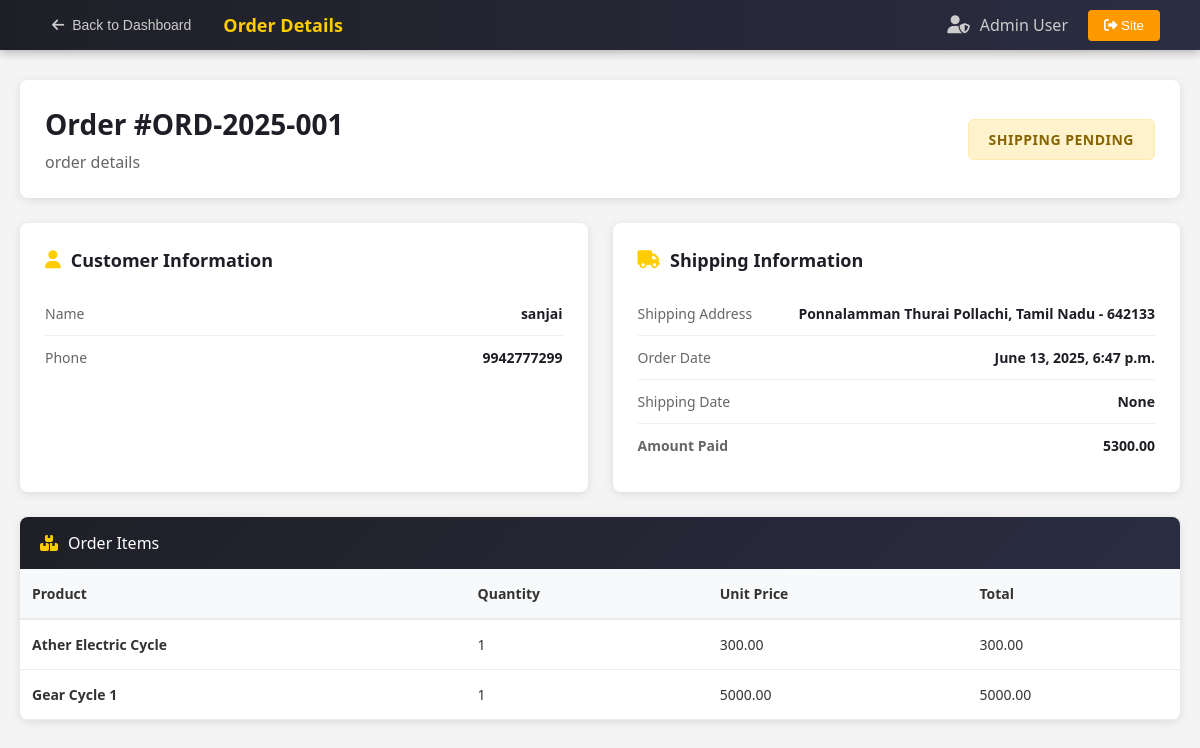
The app's page /payment/order_view/6 (signed in), older data.
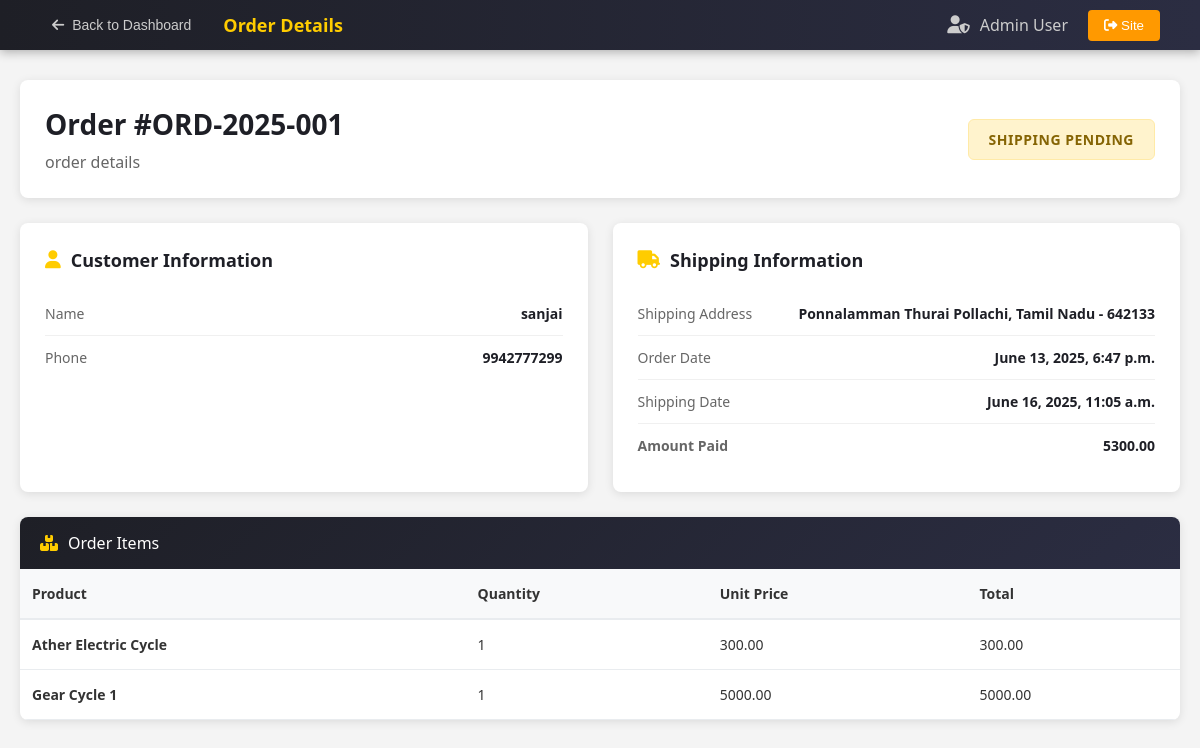
The same page, newer data.
### payment/models.py (models this page shows, shortened)
class Order(models.Model):
    user = models.ForeignKey(User, on_delete=models.CASCADE, null=True, blank=True)
    full_name = models.CharField(max_length=255)
    phone = models.CharField(max_length=13)
    address = models.TextField(max_length=255)
    amount_paid = models.DecimalField(max_digits=10, decimal_places=2)
    date_ordered = models.DateTimeField(auto_now_add=True)
    shipped = models.BooleanField(default=False)
    date_shipped = models.DateTimeField(null=True, blank=True)

### payment/views.py (the view)
# urls.py: path('order_view/<int:pk>', views.order_view, name='order_view'),
def order_view(request, pk):
    if request.user.is_authenticated and request.user.is_staff:
        orders = Order.objects.get(id=pk)
        items = OrderItem.objects.filter(order=pk)
        for item in items:
            item.total = item.quantity * item.price
        return render(request, 'payment/order_view.html', {'orders': orders, 'items': items})
    else:
        messages.success(request, 'You do not have permission to access this page.')
        return redirect('home')

### cart/context_processors.py (called while the page is built)
def cart(request):
    return {'cart': Cart(request)}

### skyraptor/models.py (called while the page is built)
    def __str__(self):
        return self.name

### payment/templates/payment/order_view.html (shortened to what this page needs)
{% load static %}
<!DOCTYPE html>
<html lang="en">
<head>
    <link rel="stylesheet" href="{% static 'css/order_view.css' %}">
</head>
<body>
    <nav class="admin-nav">
        <div class="nav-left">
            <button class="back-btn" data-url="{% url 'dash' %}">
                <i class="fas fa-arrow-left"></i>
                Back to Dashboard
            </button>
            <div class="nav-title">Order Details</div>
        </div>
        <div class="nav-right">
            <div class="admin-user">
                <i class="fas fa-user-shield"></i>
                <span>Admin User</span>
            </div>
            <button class="home-btn" data-url="{% url 'home' %}">
                <i class="fas fa-sign-out-alt"></i>
                Site
            </button>
        </div>
    </nav>
    <div class="admin-container">
        <div class="page-header">
            <div class="header-left">
                <h1>Order #ORD-2025-001</h1>
                <p>order details</p>
            </div>
            <div class="order-status status-pending">
                Shipping Pending
            </div>
        </div>
        <div class="details-grid">
            <div class="details-card">
                <div class="card-title">
                    <i class="fas fa-user"></i>
                    Customer Information
                </div>
                <div class="info-row">
                    <span class="info-label">Name</span>
                    <span class="info-value">{{ orders.full_name}}</span>
                </div>
                <div class="info-row">
                    <span class="info-label">Phone</span>
                    <span class="info-value">{{ orders.phone }}</span>
                </div>
            </div>
            <div class="details-card">
                <div class="card-title">
                    <i class="fas fa-truck"></i>
                    Shipping Information
                </div>
                <div class="info-row">
                    <span class="info-label">Shipping Address</span>
                    <span class="info-value">{{ orders.address }}</span>
                </div>
                <div class="info-row">
                    <span class="info-label">Order Date</span>
                    <span class="info-value">{{ orders.date_ordered }}</span>
                </div>
                <div class="info-row">
                    <span class="info-label">Shipping Date</span>
                    <span class="info-value">{{ orders.date_shipped }}</span>
                </div>
                <div class="info-row">
                    <span class="info-label"><strong>Amount Paid</strong></span>
                    <span class="info-value"><strong>{{ orders.amount_paid }}</strong></span>
                </div>
            </div>
        </div>
        <div class="order-items">
            <div class="items-header">
                <i class="fas fa-boxes"></i>
                <span>Order Items</span>
            </div>
            <div class="items-table">
                <table>
                    <thead>
                        <tr>
                            <th>Product</th>
                            <th>Quantity</th>
                            <th>Unit Price</th>
                            <th>Total</th>
                        </tr>
                    </thead>
                    <tbody>
                        {% for item in items %}
                        <tr>
                            <td><strong>{{ item.product }}</strong></td>
                            <td>{{ item.quantity }}</td>
                            <td>{{ item.price }}</td>
                            <td>{{ item.total }}</td>
                        </tr>
                        {% endfor %}
                    </tbody>
                </table>
            </div>
        </div>
    </div>
</body>
</html>

Row changes from the older to the newer data that the page shows:
changed Order "sanjai": date_shipped "None" → "June 16, 2025, 11:05 a.m."
